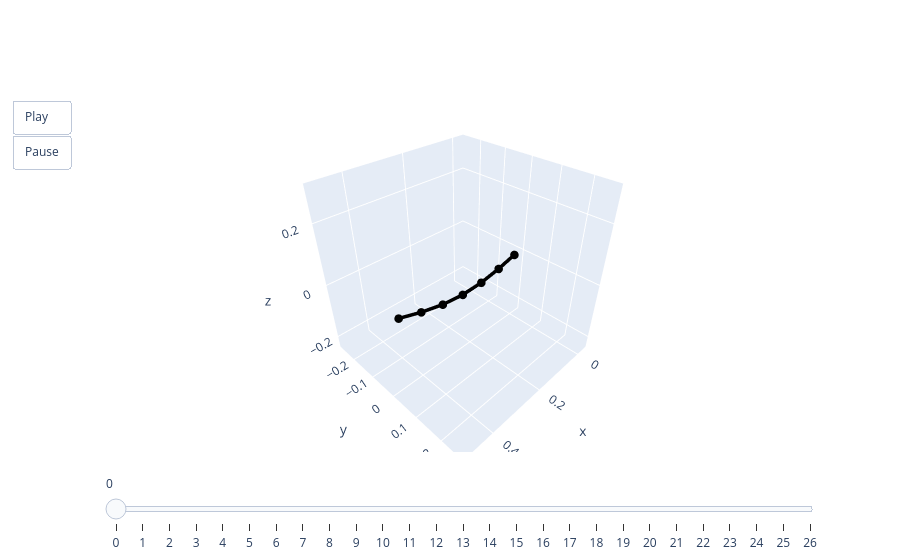

Here is the notebook cell this chart was saved with:
### Code cell
animate(pred[0])

### Figure 1 — Plotly figure (JSON) as saved in the notebook; plotly's stock layout.template omitted (floating-point values rounded to 4 significant figures)
{"data": [{"line": {"color": "black", "width": 7}, "marker": {"size": 5}, "mode": "lines+markers", "type": "scatter3d", "x": [0, 0.07501, 0.1538, 0.2331, 0.3121, 0.3899, 0.4637], "y": [0, 0, 0, 0, 0, 0, 0], "z": [0, -0.0179, -0.03061, -0.03345, -0.0249, -0.006578, 0.01666]}], "layout": {"scene": {"aspectmode": "cube", "xaxis": {"autorange": false, "range": [-0.04637, 0.5101]}, "yaxis": {"autorange": false, "range": [-0.2782, 0.2782]}, "zaxis": {"autorange": false, "range": [-0.245, 0.3114]}}, "sliders": [{"steps": [{"args": [["0"], {"frame": {"duration": 0, "redraw": true}, "mode": "immediate"}], "label": "0", "method": "animate"}, {"args": [["1"], {"frame": {"duration": 0, "redraw": true}, "mode": "immediate"}], "label": "1", "method": "animate"}, {"args": [["2"], {"frame": {"duration": 0, "redraw": true}, "mode": "immediate"}], "label": "2", "method": "animate"}, {"args": [["3"], {"frame": {"duration": 0, "redraw": true}, "mode": "immediate"}], "label": "3", "method": "animate"}, {"args": [["4"], {"frame": {"duration": 0, "redraw": true}, "mode": "immediate"}], "label": "4", "method": "animate"}, {"args": [["5"], {"frame": {"duration": 0, "redraw": true}, "mode": "immediate"}], "label": "5", "method": "animate"}, {"args": [["6"], {"frame": {"duration": 0, "redraw": true}, "mode": "immediate"}], "label": "6", "method": "animate"}, {"args": [["7"], {"frame": {"duration": 0, "redraw": true}, "mode": "immediate"}], "label": "7", "method": "animate"}, {"args": [["8"], {"frame": {"duration": 0, "redraw": true}, "mode": "immediate"}], "label": "8", "method": "animate"}, {"args": [["9"], {"frame": {"duration": 0, "redraw": true}, "mode": "immediate"}], "label": "9", "method": "animate"}, {"args": [["10"], {"frame": {"duration": 0, "redraw": true}, "mode": "immediate"}], "label": "10", "method": "animate"}, {"args": [["11"], {"frame": {"duration": 0, "redraw": true}, "mode": "immediate"}], "label": "11", "method": "animate"}, {"args": [["12"], {"frame": {"duration": 0, "redraw": true}, "mode": "immediate"}], "label": "12", "method": "animate"}, {"args": [["13"], {"frame": {"duration": 0, "redraw": true}, "mode": "immediate"}], "label": "13", "method": "animate"}, {"args": [["14"], {"frame": {"duration": 0, "redraw": true}, "mode": "immediate"}], "label": "14", "method": "animate"}, {"args": [["15"], {"frame": {"duration": 0, "redraw": true}, "mode": "immediate"}], "label": "15", "method": "animate"}, {"args": [["16"], {"frame": {"duration": 0, "redraw": true}, "mode": "immediate"}], "label": "16", "method": "animate"}, {"args": [["17"], {"frame": {"duration": 0, "redraw": true}, "mode": "immediate"}], "label": "17", "method": "animate"}, {"args": [["18"], {"frame": {"duration": 0, "redraw": true}, "mode": "immediate"}], "label": "18", "method": "animate"}, {"args": [["19"], {"frame": {"duration": 0, "redraw": true}, "mode": "immediate"}], "label": "19", "method": "animate"}, {"args": [["20"], {"frame": {"duration": 0, "redraw": true}, "mode": "immediate"}], "label": "20", "method": "animate"}, {"args": [["21"], {"frame": {"duration": 0, "redraw": true}, "mode": "immediate"}], "label": "21", "method": "animate"}, {"args": [["22"], {"frame": {"duration": 0, "redraw": true}, "mode": "immediate"}], "label": "22", "method": "animate"}, {"args": [["23"], {"frame": {"duration": 0, "redraw": true}, "mode": "immediate"}], "label": "23", "method": "animate"}, {"args": [["24"], {"frame": {"duration": 0, "redraw": true}, "mode": "immediate"}], "label": "24", "method": "animate"}, {"args": [["25"], {"frame": {"duration": 0, "redraw": true}, "mode": "immediate"}], "label": "25", "method": "animate"}, {"args": [["26"], {"frame": {"duration": 0, "redraw": true}, "mode": "immediate"}], "label": "26", "method": "animate"}]}], "updatemenus": [{"buttons": [{"args": [null, {"frame": {"duration": 50, "redraw": true}, "fromcurrent": true}], "label": "Play", "method": "animate"}, {"args": [[null], {"frame": {"duration": 0, "redraw": true}, "mode": "immediate"}], "label": "Pause", "method": "animate"}], "showactive": false, "type": "buttons"}]}}
